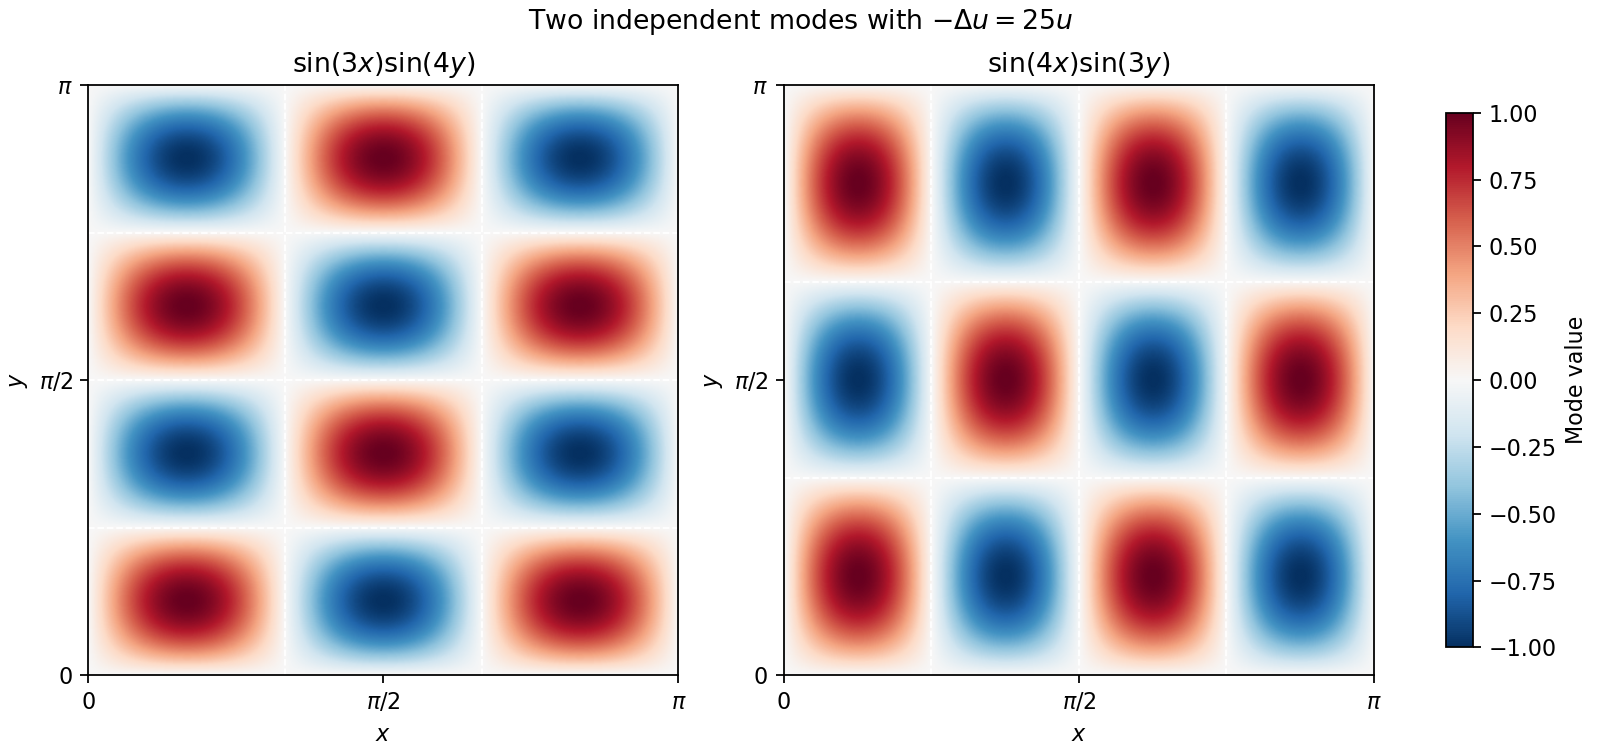

The Python source for this figure:
"""Original mathematical illustration; write the PNG basename to the cwd.

Tested with Python 3.14.4, NumPy 2.3.5 and Matplotlib 3.10.7.
"""
from pathlib import Path
import matplotlib
matplotlib.use("Agg")
import matplotlib.pyplot as plt
import numpy as np

def main():
    fig,axes=plt.subplots(1,2,figsize=(10,4.7),layout="constrained",facecolor="white")
    coord=np.linspace(0,np.pi,501)
    X,Y=np.meshgrid(coord,coord)
    for ax,(m,n) in zip(axes,[(3,4),(4,3)]):
        values=np.sin(m*X)*np.sin(n*Y)
        im=ax.imshow(values,extent=(0,np.pi,0,np.pi),origin="lower",cmap="RdBu_r",vmin=-1,vmax=1,interpolation="bilinear")
        for j in range(1,m):ax.axvline(j*np.pi/m,color="white",ls="--",lw=.8)
        for j in range(1,n):ax.axhline(j*np.pi/n,color="white",ls="--",lw=.8)
        ax.set_xticks([0,np.pi/2,np.pi],["0",r"$\pi/2$",r"$\pi$"])
        ax.set_yticks([0,np.pi/2,np.pi],["0",r"$\pi/2$",r"$\pi$"])
        ax.set(xlabel="$x$",ylabel="$y$",title=rf"$\sin({m}x)\sin({n}y)$")
    fig.colorbar(im,ax=axes,shrink=.82,label="Mode value")
    fig.suptitle(r"Two independent modes with $-\Delta u=25u$")
    fig.savefig(Path(__file__).with_suffix(".png").name,dpi=160,facecolor="white")
    plt.close(fig)


if __name__ == "__main__":
    main()
